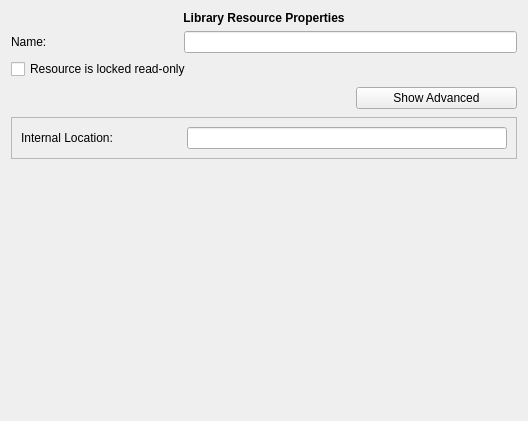
<?xml version="1.0" encoding="UTF-8"?>
<ui version="4.0">
 <class>KLFLibResPropEditor</class>
 <widget class="QWidget" name="KLFLibResPropEditor">
  <property name="geometry">
   <rect>
    <x>0</x>
    <y>0</y>
    <width>528</width>
    <height>421</height>
   </rect>
  </property>
  <property name="windowTitle">
   <string>Resource Properties Editor</string>
  </property>
  <layout class="QGridLayout" name="gridLayout">
   <item row="0" column="0" colspan="3">
    <widget class="QLabel" name="lbl">
     <property name="sizePolicy">
      <sizepolicy hsizetype="Preferred" vsizetype="Fixed">
       <horstretch>0</horstretch>
       <verstretch>0</verstretch>
      </sizepolicy>
     </property>
     <property name="font">
      <font>
       <weight>75</weight>
       <bold>true</bold>
      </font>
     </property>
     <property name="text">
      <string>Library Resource Properties</string>
     </property>
     <property name="alignment">
      <set>Qt::AlignCenter</set>
     </property>
    </widget>
   </item>
   <item row="1" column="0">
    <widget class="QLabel" name="lblTitle">
     <property name="text">
      <string>Name:</string>
     </property>
    </widget>
   </item>
   <item row="1" column="1" colspan="2">
    <widget class="QLineEdit" name="txtTitle"/>
   </item>
   <item row="4" column="0" colspan="2">
    <spacer name="horizontalSpacer">
     <property name="orientation">
      <enum>Qt::Horizontal</enum>
     </property>
     <property name="sizeHint" stdset="0">
      <size>
       <width>339</width>
       <height>26</height>
      </size>
     </property>
    </spacer>
   </item>
   <item row="4" column="2">
    <widget class="QPushButton" name="btnAdvanced">
     <property name="text">
      <string>Show Advanced</string>
     </property>
     <property name="checkable">
      <bool>true</bool>
     </property>
    </widget>
   </item>
   <item row="6" column="0">
    <spacer name="verticalSpacer">
     <property name="orientation">
      <enum>Qt::Vertical</enum>
     </property>
     <property name="sizeHint" stdset="0">
      <size>
       <width>20</width>
       <height>40</height>
      </size>
     </property>
    </spacer>
   </item>
   <item row="5" column="0" colspan="3">
    <widget class="QFrame" name="frmAdvanced">
     <property name="frameShape">
      <enum>QFrame::StyledPanel</enum>
     </property>
     <property name="frameShadow">
      <enum>QFrame::Raised</enum>
     </property>
     <layout class="QGridLayout" name="gridLayout_2">
      <item row="0" column="0">
       <widget class="QLabel" name="lblUrl">
        <property name="text">
         <string>Internal Location:</string>
        </property>
       </widget>
      </item>
      <item row="0" column="1" colspan="2">
       <widget class="QLineEdit" name="txtUrl">
        <property name="readOnly">
         <bool>true</bool>
        </property>
       </widget>
      </item>
     </layout>
    </widget>
   </item>
   <item row="3" column="0" colspan="3">
    <widget class="QCheckBox" name="chkLocked">
     <property name="text">
      <string>Resource is locked read-only</string>
     </property>
    </widget>
   </item>
  </layout>
 </widget>
 <resources/>
 <connections>
  <connection>
   <sender>btnAdvanced</sender>
   <signal>toggled(bool)</signal>
   <receiver>frmAdvanced</receiver>
   <slot>setShown(bool)</slot>
   <hints>
    <hint type="sourcelabel">
     <x>436</x>
     <y>115</y>
    </hint>
    <hint type="destinationlabel">
     <x>448</x>
     <y>143</y>
    </hint>
   </hints>
  </connection>
 </connections>
</ui>
